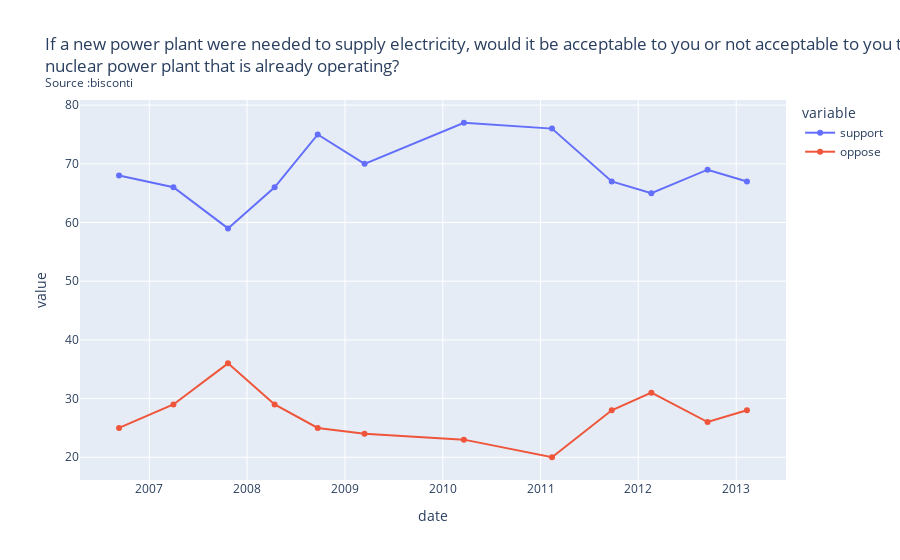

Notebook cell for this chart:
### Code cell
s4 = r"If a new power plant were needed to supply electricity, would it be acceptable to you or not acceptable to you to add a new reactor at the site of the nearest nuclear power plant that is already operating?"
s4_short = """If a new power plant were needed to supply electricity, would it be acceptable to you or not acceptable to you to add a new reactor at the site of the nearest<br>nuclear power plant that is already operating?"""
df8 = df_date[df_date['question'].str.contains(s4)]
df8 = df8.sort_values(by=['date'])
source = df8['firm'].iloc[0]
title = s4_short + "<br><sup>Source :" + source + "<sup>"
fig = px.line(df8, x="date", y=["support", "oppose"], title=title, markers=True)
fig.show()

### Figure 1 — Plotly figure (JSON) as saved in the notebook; plotly's stock layout.template omitted (floating-point values rounded to 4 significant figures)
{"data": [{"hovertemplate": "variable=support<br>date=%{x}<br>value=%{y}<extra></extra>", "legendgroup": "support", "line": {"color": "#636efa", "dash": "solid"}, "marker": {"symbol": "circle"}, "mode": "markers+lines", "name": "support", "orientation": "v", "showlegend": true, "type": "scatter", "x": ["2006-09-10T00:00:00", "2007-04-01T00:00:00", "2007-10-22T00:00:00", "2008-04-13T00:00:00", "2008-09-21T00:00:00", "2009-03-15T00:00:00", "2010-03-21T00:00:00", "2011-02-13T00:00:00", "2011-09-24T00:00:00", "2012-02-19T00:00:00", "2012-09-16T00:00:00", "2013-02-10T00:00:00"], "xaxis": "x", "y": [68, 66, 59, 66, 75, 70, 77, 76, 67, 65, 69, 67], "yaxis": "y"}, {"hovertemplate": "variable=oppose<br>date=%{x}<br>value=%{y}<extra></extra>", "legendgroup": "oppose", "line": {"color": "#EF553B", "dash": "solid"}, "marker": {"symbol": "circle"}, "mode": "markers+lines", "name": "oppose", "orientation": "v", "showlegend": true, "type": "scatter", "x": ["2006-09-10T00:00:00", "2007-04-01T00:00:00", "2007-10-22T00:00:00", "2008-04-13T00:00:00", "2008-09-21T00:00:00", "2009-03-15T00:00:00", "2010-03-21T00:00:00", "2011-02-13T00:00:00", "2011-09-24T00:00:00", "2012-02-19T00:00:00", "2012-09-16T00:00:00", "2013-02-10T00:00:00"], "xaxis": "x", "y": [25, 29, 36, 29, 25, 24, 23, 20, 28, 31, 26, 28], "yaxis": "y"}], "layout": {"autosize": true, "legend": {"title": {"text": "variable"}, "tracegroupgap": 0}, "title": {"text": "If a new power plant were needed to supply electricity, would it be acceptable to you or not acceptable to you to add a new reactor at the site of the nearest<br>nuclear power plant that is already operating?<br><sup>Source :bisconti<sup>"}, "xaxis": {"anchor": "y", "autorange": true, "domain": [0, 1], "range": ["2006-04-24 04:07:03.4182", "2013-06-28 19:52:56.5818"], "title": {"text": "date"}, "type": "date"}, "yaxis": {"anchor": "x", "autorange": true, "domain": [0, 1], "range": [15.3, 81.7], "title": {"text": "value"}, "type": "linear"}}}
